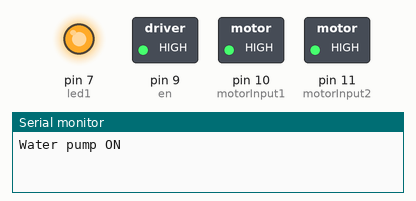
Bench run of a sketch on a simulated Arduino Uno, built with avr-gcc and run on an emulated ATmega328P. Shown: switched loads named in the sketch (green lamp = pin HIGH), output pins drawn as LEDs (lit = HIGH), the last lines printed to the serial monitor.

Above: at 3.0 s.
At 9.0 s:
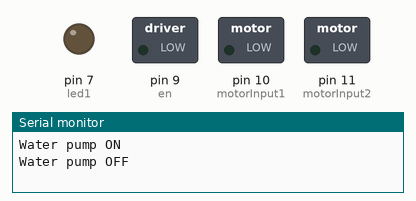
Timing chart, 0 to 15.6 s (numbered marks = the images above):
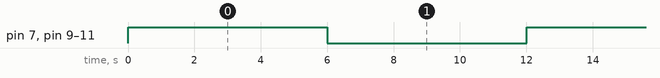

The sketch:

AutomaticWatering.ino
```cpp
#include <TimeLib.h>

const int motorInput1 = 10;    // Motor driver input 1
const int motorInput2 = 11;    // Motor driver input 2
const int en = 9;              // Enable pin for motor driver
const int led1 = 7;            // LED indicator

unsigned long previousMillis = 0;
const long pumpInterval = 24 * 60 * 60 * 1000;  // 24 hours in milliseconds

void setup() {
  pinMode(motorInput1, OUTPUT);
  pinMode(motorInput2, OUTPUT);
  pinMode(en, OUTPUT);
  pinMode(led1, OUTPUT);

  Serial.begin(9600);
  setTime(16, 10, 0, 7, 2, 2024);  // Set initial time (16:10:00 on Feb 7, 2024)
}

void loop() {
  unsigned long currentMillis = millis();

  // Check if it's 16:10:00
  if (hour() == 16 && minute() == 10 && second() == 0) {
    // Check if a day has passed
    if (currentMillis - previousMillis >= pumpInterval) {
      previousMillis = currentMillis;

      Serial.println("Water pump activated at 16:10:00");

      // Run motor for 50 seconds
      analogWrite(en, 255);
      digitalWrite(motorInput1, HIGH);
      digitalWrite(motorInput2, LOW);
      digitalWrite(led1, HIGH);
      delay(50000);  // 50 seconds ON

      // Turn off motor
      digitalWrite(motorInput1, LOW);
      digitalWrite(motorInput2, LOW);
      analogWrite(en, 0);
      digitalWrite(led1, LOW);
    }
  }

  // Continuous on-off cycling every 6 seconds
  analogWrite(en, 255);
  digitalWrite(motorInput1, HIGH);
  digitalWrite(motorInput2, HIGH);
  digitalWrite(led1, HIGH);
  Serial.println("Water pump ON");
  delay(6000);

  analogWrite(en, 0);
  digitalWrite(motorInput1, LOW);
  digitalWrite(motorInput2, LOW);
  digitalWrite(led1, LOW);
  Serial.println("Water pump OFF");
  delay(6000);
}
```

Measured:
- by itself, pin 7 (led1), pin 9 (en), pin 10 (motorInput1), pin 11 (motorInput2): alternates HIGH for 6.0 s and LOW for 6.0 s
